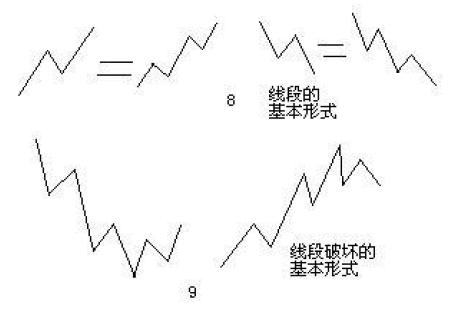
//> input picture 霍夫直线变换/霍夫直线变换/test.jpg, 452 x 310 px
$ ./Source   (built with g++ and OpenCV 4)
//> lines starting //> are read from the running program, lines starting //| are printed output that depends on the picture; after the words box and inside, x2 and y2 are one past the last pixel; in counts of white or black regions, pixels touching at a corner belong together
#include<opencv2/opencv.hpp>
#include<iostream>
#include<math.h>
using namespace cv;
using namespace std;

int main(int argc, char** argv){
	// 霍夫直线变换

	// 读取图片
	Mat src = imread("D:/OpenCVProject/day1218/霍夫直线变换/霍夫直线变换/test.jpg");
//> src is the input picture: 310 rows x 452 cols, CV_8UC3; min 0, max 255, mean 247.6
	if (!src.data){
		printf("could not load image....");
	}
	//imshow("origin image", src);

	// 高斯模糊，转灰度图，边缘检测
	Mat gray_src, dst;
	Canny(src, gray_src, 150, 200);
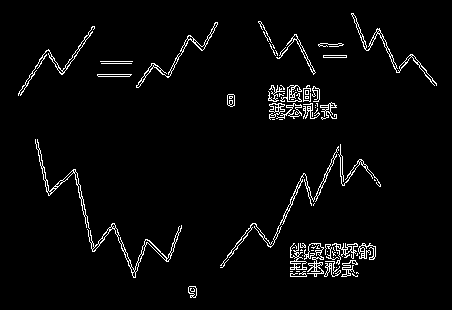
//> gray_src: 310 rows x 452 cols, CV_8UC1; 3.4% white in thin lines or dots, all inside (x1, y1, x2, y2) = (18, 13, 437, 298)
	cvtColor(gray_src, dst, CV_GRAY2BGR);
	imshow("Canny image", gray_src);

	// 霍夫直线变换
	vector<Vec4f>plines;
	HoughLinesP(gray_src, plines, 1, CV_PI / 180.0, 10, 0, 5);
//> plines = 339 lines (x1, y1, x2, y2), first 8: [307, 63, 307, 56], [311, 204, 338, 146], [372, 37, 379, 30], [292, 245, 375, 246], [324, 118, 331, 102], [281, 113, 284, 111], [75, 169, 91, 236], [269, 94, 303, 101]
	Scalar color = Scalar(0, 255, 255);
	for (int i = 0; i < plines.size(); i++)
	{
		Vec4f hline = plines[i];
		line(dst, Point(hline[0], hline[1]), Point(hline[2], hline[3]), color, 3, LINE_AA);
	}
//> this loop made 339 passes
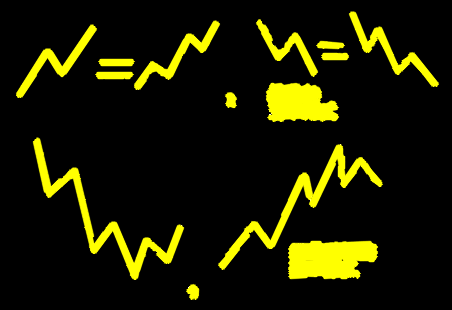
//> dst: 310 rows x 452 cols, CV_8UC3; mean B, G, R 0, 28.4, 28.4
	imshow("final image", dst);


	waitKey(0);
	return 0;
}
